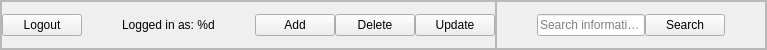
            <widget class="QFrame" name="staff_menu_container">
             <property name="maximumSize">
              <size>
               <width>16777215</width>
               <height>50</height>
              </size>
             </property>
             <property name="frameShape">
              <enum>QFrame::StyledPanel</enum>
             </property>
             <property name="frameShadow">
              <enum>QFrame::Raised</enum>
             </property>
             <layout class="QHBoxLayout" name="horizontalLayout_11">
              <property name="spacing">
               <number>0</number>
              </property>
              <property name="leftMargin">
               <number>0</number>
              </property>
              <property name="topMargin">
               <number>0</number>
              </property>
              <property name="rightMargin">
               <number>0</number>
              </property>
              <property name="bottomMargin">
               <number>0</number>
              </property>
              <item>
               <widget class="QFrame" name="staff_button_container">
                <property name="frameShape">
                 <enum>QFrame::StyledPanel</enum>
                </property>
                <property name="frameShadow">
                 <enum>QFrame::Raised</enum>
                </property>
                <layout class="QHBoxLayout" name="horizontalLayout_12">
                 <property name="spacing">
                  <number>0</number>
                 </property>
                 <property name="leftMargin">
                  <number>0</number>
                 </property>
                 <property name="topMargin">
                  <number>0</number>
                 </property>
                 <property name="rightMargin">
                  <number>0</number>
                 </property>
                 <property name="bottomMargin">
                  <number>0</number>
                 </property>
                 <item>
                  <widget class="QPushButton" name="staff_logout_button">
                   <property name="text">
                    <string>Logout</string>
                   </property>
                  </widget>
                 </item>
                 <item>
                  <spacer name="horizontalSpacer_14">
                   <property name="orientation">
                    <enum>Qt::Horizontal</enum>
                   </property>
                   <property name="sizeHint" stdset="0">
                    <size>
                     <width>40</width>
                     <height>20</height>
                    </size>
                   </property>
                  </spacer>
                 </item>
                 <item>
                  <widget class="QLabel" name="staff_label">
                   <property name="text">
                    <string>Logged in as: %d</string>
                   </property>
                  </widget>
                 </item>
                 <item>
                  <spacer name="horizontalSpacer_12">
                   <property name="orientation">
                    <enum>Qt::Horizontal</enum>
                   </property>
                   <property name="sizeHint" stdset="0">
                    <size>
                     <width>40</width>
                     <height>20</height>
                    </size>
                   </property>
                  </spacer>
                 </item>
                 <item>
                  <widget class="QPushButton" name="staff_add_button">
                   <property name="text">
                    <string>Add</string>
                   </property>
                  </widget>
                 </item>
                 <item>
                  <widget class="QPushButton" name="staff_delete_button">
                   <property name="text">
                    <string>Delete</string>
                   </property>
                  </widget>
                 </item>
                 <item>
                  <widget class="QPushButton" name="staff_update_button">
                   <property name="text">
                    <string>Update</string>
                   </property>
                  </widget>
                 </item>
                </layout>
               </widget>
              </item>
              <item>
               <widget class="QFrame" name="staff_search_container">
                <property name="frameShape">
                 <enum>QFrame::StyledPanel</enum>
                </property>
                <property name="frameShadow">
                 <enum>QFrame::Raised</enum>
                </property>
                <layout class="QHBoxLayout" name="horizontalLayout_13">
                 <property name="spacing">
                  <number>0</number>
                 </property>
                 <property name="leftMargin">
                  <number>0</number>
                 </property>
                 <property name="topMargin">
                  <number>0</number>
                 </property>
                 <property name="rightMargin">
                  <number>0</number>
                 </property>
                 <property name="bottomMargin">
                  <number>0</number>
                 </property>
                 <item>
                  <spacer name="horizontalSpacer_10">
                   <property name="orientation">
                    <enum>Qt::Horizontal</enum>
                   </property>
                   <property name="sizeHint" stdset="0">
                    <size>
                     <width>40</width>
                     <height>20</height>
                    </size>
                   </property>
                  </spacer>
                 </item>
                 <item>
                  <widget class="QLineEdit" name="staff_search_bar">
                   <property name="placeholderText">
                    <string>Search information...</string>
                   </property>
                  </widget>
                 </item>
                 <item>
                  <widget class="QPushButton" name="staff_search_button">
                   <property name="text">
                    <string>Search</string>
                   </property>
                  </widget>
                 </item>
                 <item>
                  <spacer name="horizontalSpacer_11">
                   <property name="orientation">
                    <enum>Qt::Horizontal</enum>
                   </property>
                   <property name="sizeHint" stdset="0">
                    <size>
                     <width>40</width>
                     <height>20</height>
                    </size>
                   </property>
                  </spacer>
                 </item>
                </layout>
               </widget>
              </item>
             </layout>
            </widget>
